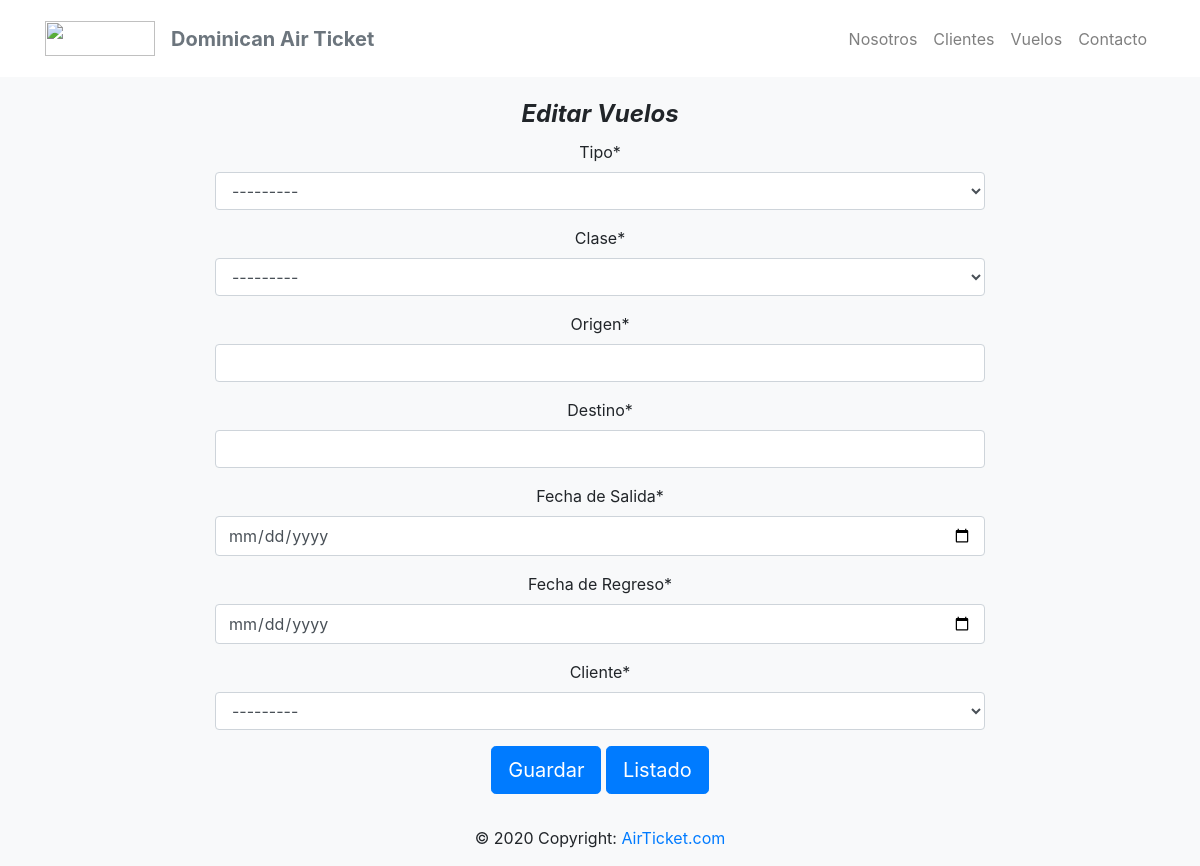
The page /vuelos/edit/1 on the database as committed earlier.
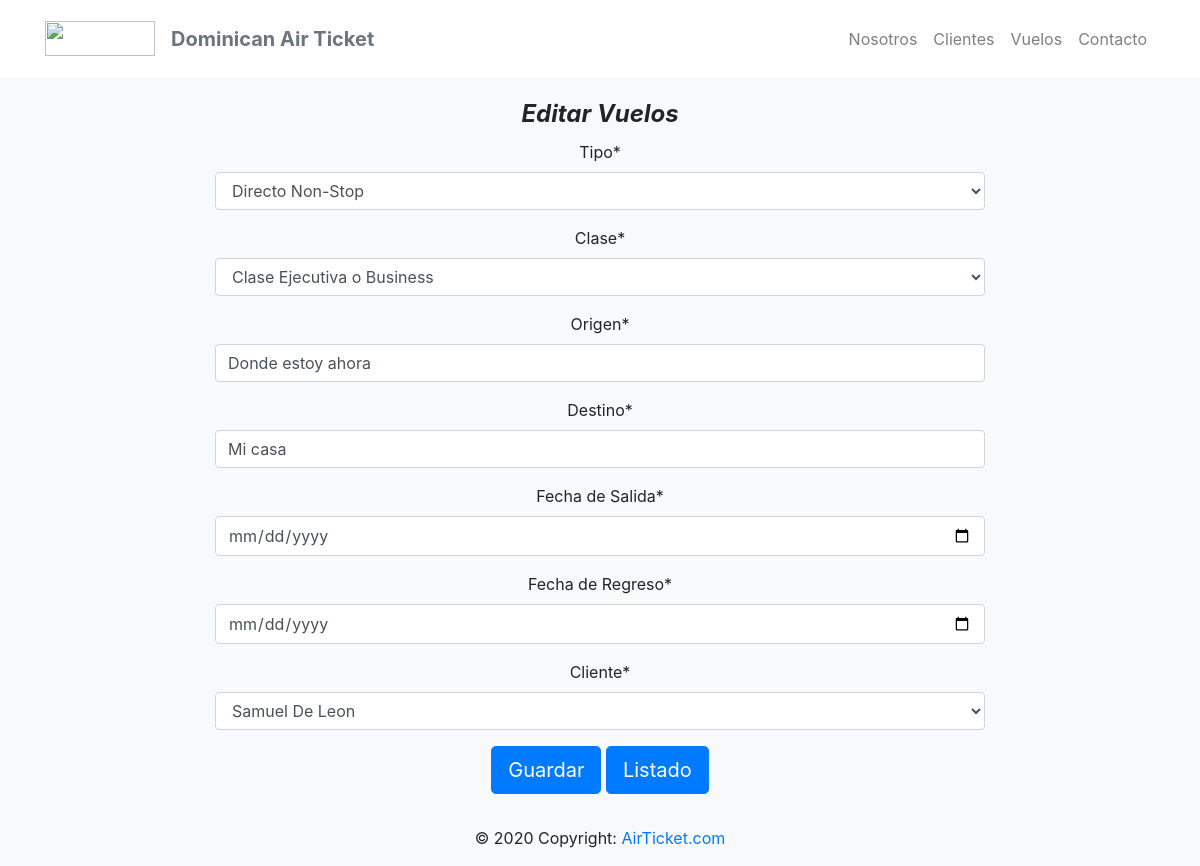
The same page on the database as committed later.
### registro/models.py (models this page shows, shortened)
class Tipos(models.Model):
    tipo_vuelo = models.CharField(
        max_length=50
        )
    def __str__(self):
        return f"{self.tipo_vuelo}"

class Clases(models.Model):
    clase = models.CharField(
        max_length=50
        )
    def __str__(self):
        return f"{self.clase}"

class Vuelo(models.Model):
    tipo_vuelo = models.ForeignKey(Tipos, on_delete=models.CASCADE)
    clase = models.ForeignKey(Clases, on_delete=models.CASCADE)
    origen = models.CharField(
        max_length=50,
        validators = [MinLengthValidator(2, "Debe introducir dos caracteres")]
    )
    destino = models.CharField(
        max_length=50,
        validators = [MinLengthValidator(2, "Debe introducir dos caracteres")]
    )
    fecha_salida = models.DateTimeField('fecha de salida', default=now)
    fecha_regreso = models.DateTimeField('fecha de regreso', default=now)
    clientes = models.ForeignKey(Cliente, on_delete=models.CASCADE)

### registro/views.py (the view)
# urls.py: path('vuelos/edit/<int:id_vuelo>', views.vuelo_edit, name='vuelo_edit'),
def vuelo_edit(request, id_vuelo):
    vuel = Vuelo.objects.filter(id=id_vuelo).first()
    form = form_vuelo(instance=vuel)
    return render(request, 'vuelo_edit.html', {'form':form, 'vuelo':vuel})

### registro/forms.py
class form_vuelo(forms.ModelForm):
    class Meta:
        model = Vuelo
        fields = [
            "tipo_vuelo",
            "clase",
            "origen",
            "destino",
            "fecha_salida",
            "fecha_regreso",
            "clientes"
        ]
        labels = {
            "tipo_vuelo":"Tipo",
            "clase":"Clase",
            "origen":"Origen",
            "destino":"Destino",
            "fecha_salida":"Fecha de Salida",
            "fecha_regreso":"Fecha de Regreso",
            "clientes":"Cliente",
        }
        widgets = {
            "tipo_vuelo": forms.Select(attrs={"class":"form-control"}),
            "clase": forms.Select(attrs={"class":"form-control"}),
            "origen": forms.TextInput(attrs={"class":"form-control"}),
            "destino": forms.TextInput(attrs={"class":"form-control"}),
            "fecha_salida": forms.TextInput(attrs={'type': 'date'}),
            "fecha_regreso": forms.TextInput(attrs={'type': 'date'}) ,
            "clientes": forms.Select(attrs={"class":"form-control"}),
        }

### registro/models.py (called while the page is built)
    def __str__(self):
        return f"{self.nombre} {self.apellido}"

### registro/templates/vuelo_edit.html (shortened to what this page needs)
{% extends 'base.html' %}
{% load crispy_forms_tags %}
{% block cont  %}
        <br>
        <form class="form-horizontal" action = "{% url 'vuelo_update' vuelo.id %}" method = "POST">
            <strong><legend class="text-center header font-italic">Editar Vuelos</legend></strong>
            <center>
            <div class="form-group ">
                <div class="col-md-8">
                {{ form|crispy }}
                </div>
            </div>
            <div class="form-group">
                <div class="col-md-12">
                <button type="submit" class="btn btn-primary btn-lg">Guardar</button>
                <a class="btn btn-primary btn-lg" href="{% url 'vuelo_view' %}">Listado</a>
                </div>
            </div>
            </center>
        </form>
{% endblock  %}

Rows that differ between the two databases and show on the page:
added Tipos: tipo_vuelo "Directo Non-Stop"
added Clases: clase "Clase Ejecutiva o Business"
added Vuelo: origen "Donde estoy ahora", destino "Mi casa", clientes "Samuel De Leon"
Other text that changed with them:
form field tipo_vuelo: "---------" → (not shown)
form field clase: "---------" → (not shown)
form field clientes: "---------" → (not shown)
